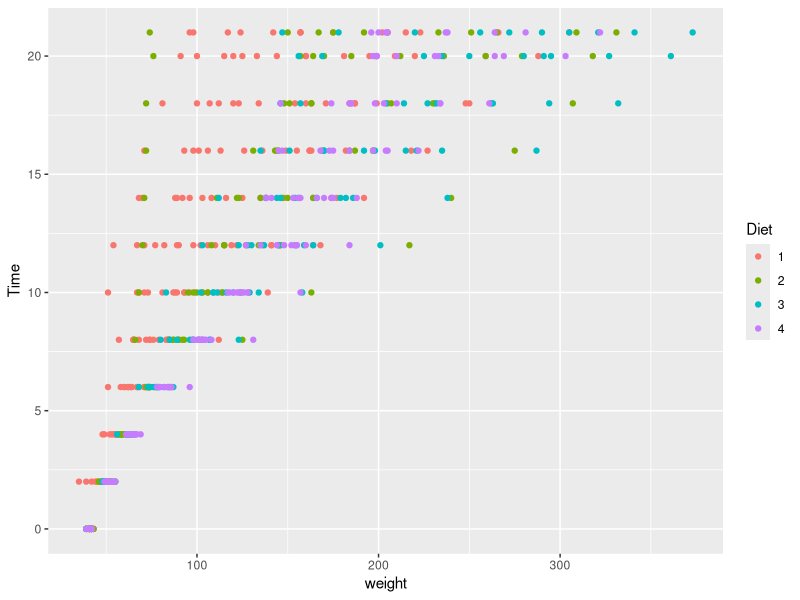

Write R code to recreate this figure.

# Create Spreadsheet Data for Mod2A ---------------------------------------

# load libraries
library(tidyverse) # includes readxl
#library(readxl) # to read excel files
library(openxlsx) # to write excel files
#library(writexl) # to write excel files: fast and smaller files

# Get Data ----------------------------------------------------------------

# read in the data
csci <- read_csv("data/cscidat.csv")

# drop the lat lon from csci to set up joins in mod2
csci <- csci %>% select(-starts_with("New_"))

# read in the latlon data
xy_dat <- read_csv("data/latlon.csv")


# SETUP AND WRITE TO XLSX -------------------------------------------------

# we want to make the first table a "messy" dataset with some issues that make reading it in tricky
# the second table or "tab" will be the clean version (csci as is)
# the third tab will be the latlong data

# using openxlsx and set styling
wb <- createWorkbook()
options("openxlsx.borderColour" = "#4F80BD")
options("openxlsx.borderStyle" = "thin")
modifyBaseFont(wb, fontSize = 10, fontName = "Roboto")
headSty <- createStyle(halign="center", border = "TopBottomLeftRight")

# setup the worksheets
addWorksheet(wb, sheetName = "messy", gridLines = TRUE)
addWorksheet(wb, sheetName = "csci_clean", gridLines = TRUE)
addWorksheet(wb, sheetName = "sites_latlon", gridLines = TRUE)

# write data to worksheets
writeDataTable(wb, sheet = 1, x = csci, colNames = FALSE, rowNames=FALSE, startRow = 3, withFilter = FALSE)
writeDataTable(wb, 2, x = csci, withFilter = FALSE, headerStyle = headSty)
writeDataTable(wb, 3, x = xy_dat, withFilter = FALSE)

# make a messed up dataframe and make up data
# add a random date:
st_d <- as.Date("1998-05-07") # start
en_d <- as.Date("1999-12-07") # end
nR <- nrow(ChickWeight) # number of rows
date <- seq(st_d, en_d, length.out = nR) # seq of dates eq to length of nrows

# add a "combined column" (not tidy)
combcol <- sample(paste0(rep(c("pink","blue","gray"), 
                     nR), "-", rep(c("Y","N"), nR)), nR)

# now stitch together
df_mess <- ChickWeight %>% 
  mutate(sky= rnorm(n = nrow(.), mean = 3, sd = 1),
         date = date ,
         combcol = combcol) %>% 
  rename(Indiv = Chick) # rename col (new name = old name)


# write data to specific sheet and location (make it messy)
writeDataTable(wb, sheet = 1, df_mess, startCol = "M", startRow = 1, withFilter = FALSE)
qplot(data=df_mess, x = weight, y= Time, colour = Diet)
insertPlot(wb, 1, xy=c("T", 16)) ## insert plot at cell R16


# now save!
saveWorkbook(wb, "data/csci_spreadsheet.xlsx", overwrite = TRUE)
